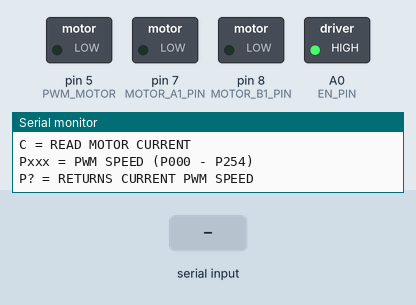
Simulated run of this sketch. Board: Arduino Uno, built with avr-gcc and run on an emulated ATmega328P. On the bench: switched loads named in the sketch (green lamp = pin HIGH), the last lines printed to the serial monitor. Inputs (shaded band) come from the test bench.

Above: at 1.2 s.
1.3 s: "f90\n" received over Serial
At 2.5 s:
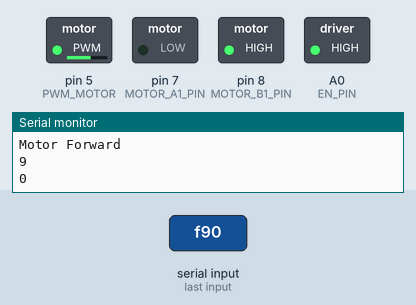
2.8 s: "r90\n" received over Serial
At 3.8 s:
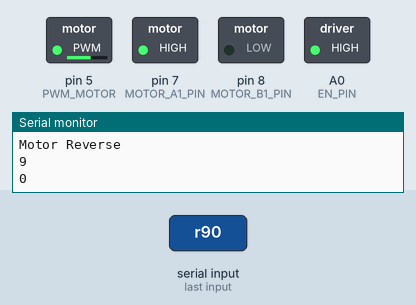
4.3 s: "S" received over Serial
At 4.9 s:
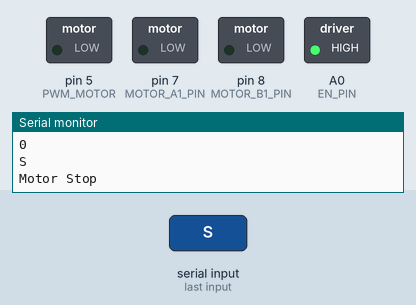
5.8 s: "f" received over Serial
At 6.1 s:
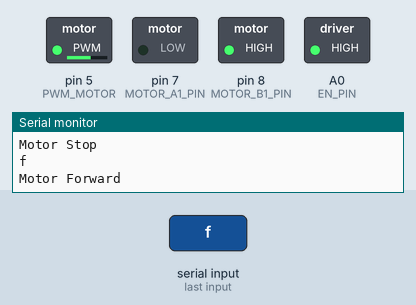
7.3 s: "r" received over Serial
At 8.4 s:
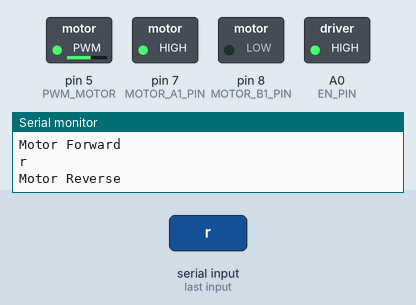
Timing chart, 0 to 9.8 s (numbered marks = the images above; inputs shaded):
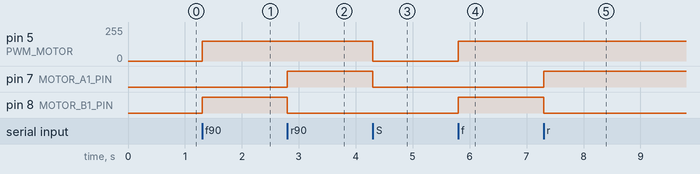

The sketch:

VNH2SP30_Single_Monster_Motor_Driver_Module_Example.ino
```cpp
/*
Exercise Monster Motor Mini Module
Uses Serial Monitor window to issue commands for controlling the DC motor
connected to the module
S = Stop
F = Forward
R = Reverse
C = Returns the current reading of the motors
Pxxx (P0 - P255) sets the PWM speed value
P? = Returns the current PWM value

Code copied from https://protosupplies.com/product/vnh2sp30-single-monster-motor-module/
*/

const int BRAKE = 0;
const int CW = 1;
const int CCW = 2;
const int CS_THRESHOLD = 15;

const int MOTOR_A1_PIN = 7;   //Motor control input pins
const int MOTOR_B1_PIN = 8;

const int PWM_MOTOR = 5;      // Motor PWM input pin
const int CURRENT_SENSE = A2; // Current sense pin
const int EN_PIN = A0;        // Enable/Diag pin

int motor_Speed = 150;    //Default motor speed
int motor_State = BRAKE;  // Current motor state
int mot_current = 0;      // Motor current

char readString[4];   // String array to hold PWM value typed in on keyboard

void setup() {
  pinMode(MOTOR_A1_PIN, OUTPUT);
  pinMode(MOTOR_B1_PIN, OUTPUT);
  pinMode(PWM_MOTOR, OUTPUT);
  // Uncomment the next 2 lines to use the Enable pins to enable/disable the device.
  // To monitor for fault conditions instead, they would be defined as inputs
  pinMode(EN_PIN, OUTPUT);
  digitalWrite(EN_PIN, HIGH);

  Serial.begin(9600);           // Initialize serial monitor
  Serial.println("Enter command:");    // Printout commands
  Serial.println("S = STOP");
  Serial.println("F = FORWARD");
  Serial.println("R = REVERSE");
  Serial.println("C = READ MOTOR CURRENT");
  Serial.println("Pxxx = PWM SPEED (P000 - P254)");
  Serial.println("P? = RETURNS CURRENT PWM SPEED");
}

void loop() {
  // Just loop while monitoring the serial port and then jump to DoSerial to
  // handle incoming characters and act on them
  if (Serial.available()) {
    DoSerial();
  }
}

//===============================================================================
//  Subroutine to handle characters typed via Serial Monitor Window
//===============================================================================
void DoSerial()
{
  int index = 0;
  int pwm_Value = 0;
  int mot1_ADC = 0;
  float mot1_voltage = 0.0;
  char ch = Serial.read();
  Serial.println(ch);

  switch (ch) {
  case 'f':  // Motor FORWARD command
  case 'F':
    motor_State = CW;
    Motor_Cmd(motor_State, motor_Speed);
    Serial.println("Motor Forward");
    break;
  case 'r':   // Motor REVERSE command
  case 'R':
    motor_State = CCW;
    Motor_Cmd(motor_State, motor_Speed);
    Serial.println("Motor Reverse");
    break;
   case 's':   // Motor STOP command
   case 'S':
    motor_State = BRAKE;
    Motor_Cmd(motor_State, 0);
    Serial.println("Motor Stop");
    break;
   case 'c':   // Motor Current command
   case 'C':
    mot1_ADC = analogRead(CURRENT_SENSE);
    mot1_voltage = mot1_ADC * (5.0 / 1024);
    Serial.print("Motor 1 Current: ");
    Serial.print (mot1_voltage * 26*100);
    Serial.println (" mA");
    break;
  case 'p':  // Motor SPEED command
  case 'P':
    // This command is a little trickier.  We are looking for a number from 0-255
    // to follow this command so we can set the PWM speed.  If we see a '?'
    // we will report our current speed setting, otherwise we start collecting chars
    // into the readString array.
    delay(2);  // Give time for more characters to arrive.
    for (int i; i<4; i++) readString[i] = ' ';  // Clear string array

    while (Serial.available())  // Read what we get and put into the string array
    {
      char c = Serial.read();
      readString[index] = c;
      index++;
      delay(2);
    }
    //readString[3] = ''; // Append null to end of string array to make it a valid string
    index = 0;            // Reset our index back to the start of the string
    if (readString[index] == '?')   // ? means report our current speed setting and exit.
    {
      Serial.print("Current PWM Setting: ");
      Serial.println(motor_Speed);
      break;
    }
    pwm_Value = atoi(readString);  // Try to convert string into integer
    // We assume a 0 value is because of a non-valid input and ignore the command
    if(pwm_Value!=0) {
      if (pwm_Value > 255) pwm_Value = 255;     // Cap WPM setting at 255
      Serial.println(pwm_Value);        // Echo what we end up with to confirm we got it
      motor_Speed = pwm_Value;
      Motor_Cmd(motor_State, motor_Speed);
    }
    break;
  default:
    break;
  }
}

void Motor_Cmd(int direct, int pwm)     //Function that writes to the motors
{
  {
    if(direct == CW)    {
      digitalWrite(MOTOR_A1_PIN, LOW);
      digitalWrite(MOTOR_B1_PIN, HIGH);
    }
    else if(direct == CCW)    {
      digitalWrite(MOTOR_A1_PIN, HIGH);
      digitalWrite(MOTOR_B1_PIN, LOW);
    }
    else    {
      digitalWrite(MOTOR_A1_PIN, LOW);
      digitalWrite(MOTOR_B1_PIN, LOW);
    }
    analogWrite(PWM_MOTOR, pwm);
  }
}
```

Measured:
- after the input at 1.3 s, pin 5 (PWM_MOTOR): 0/255 → 150/255 at once; pin 8 (MOTOR_B1_PIN): LOW → HIGH at once
- after the input at 2.8 s, pin 7 (MOTOR_A1_PIN): LOW → HIGH at once; pin 8 (MOTOR_B1_PIN): HIGH → LOW at once
- after the input at 4.3 s, pin 5 (PWM_MOTOR): 150/255 → 0/255 at once; pin 7 (MOTOR_A1_PIN): HIGH → LOW at once
- after the input at 5.8 s, pin 5 (PWM_MOTOR): 0/255 → 150/255 at once; pin 8 (MOTOR_B1_PIN): LOW → HIGH at once
- after the input at 7.3 s, pin 7 (MOTOR_A1_PIN): LOW → HIGH at once; pin 8 (MOTOR_B1_PIN): HIGH → LOW at once
